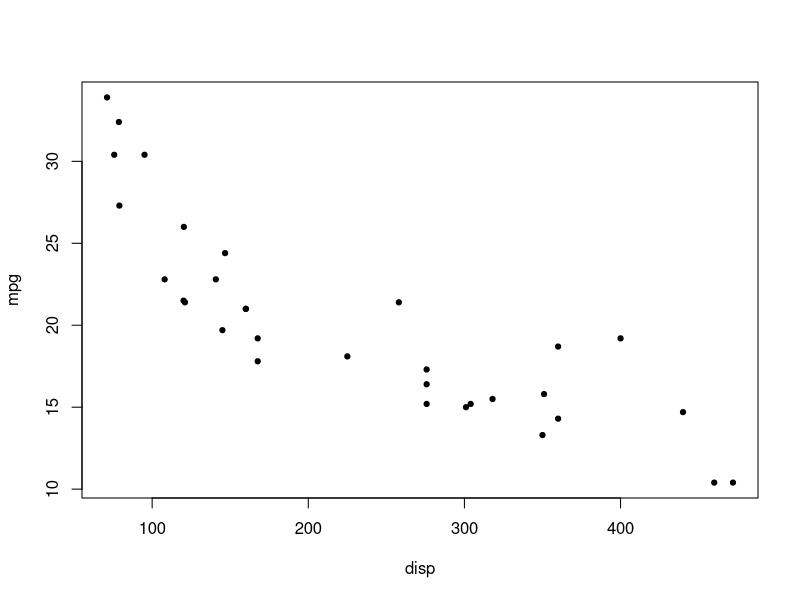
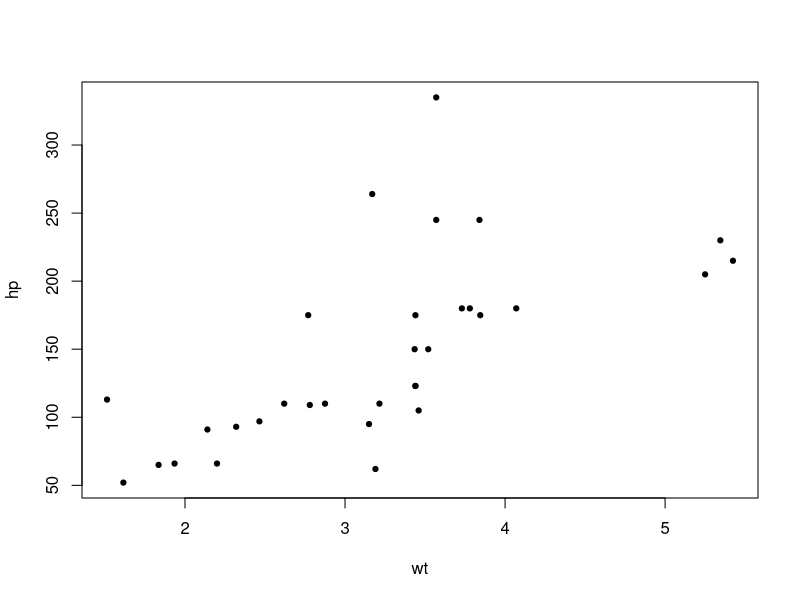
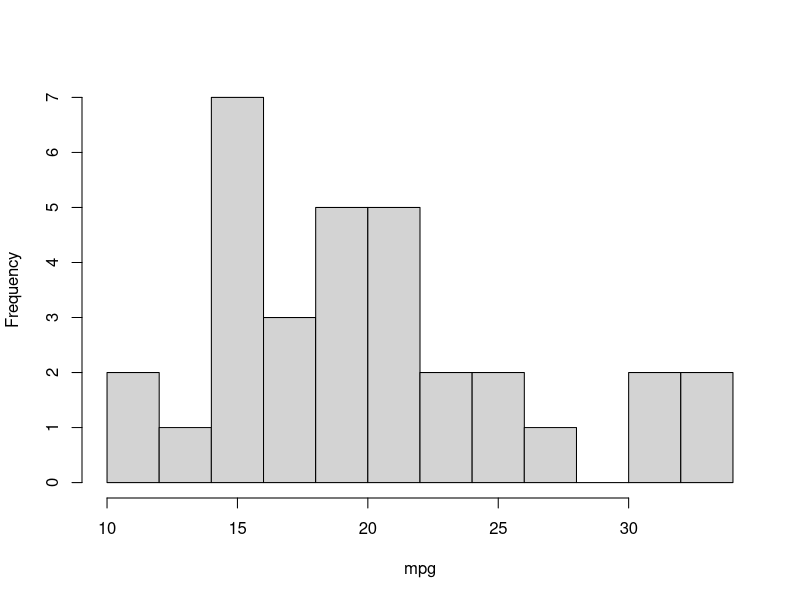
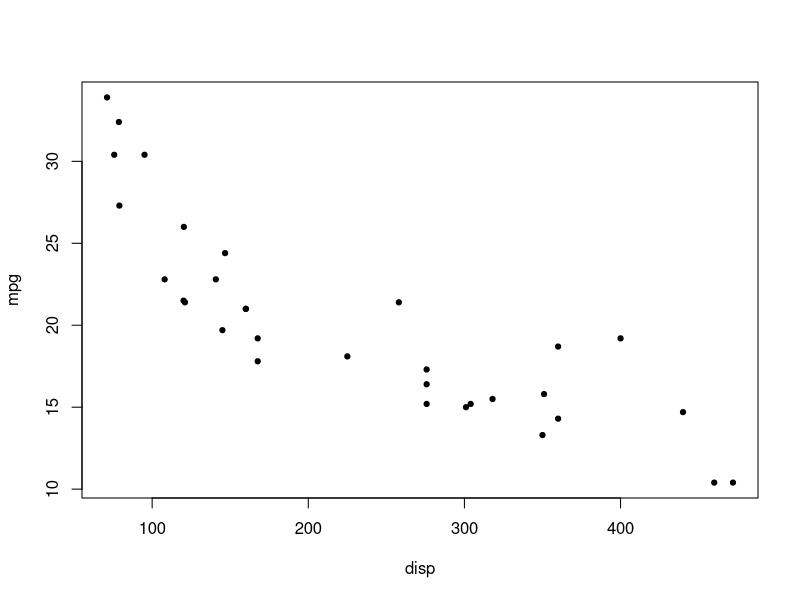
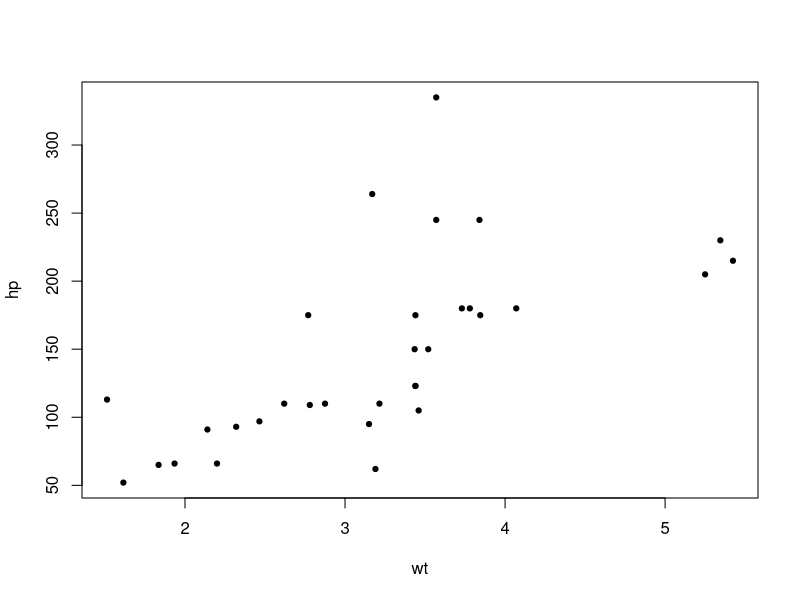
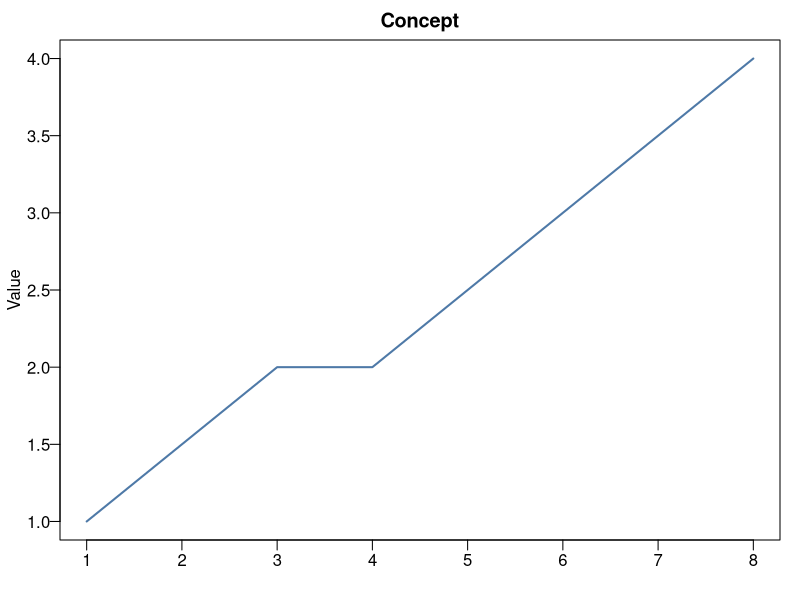
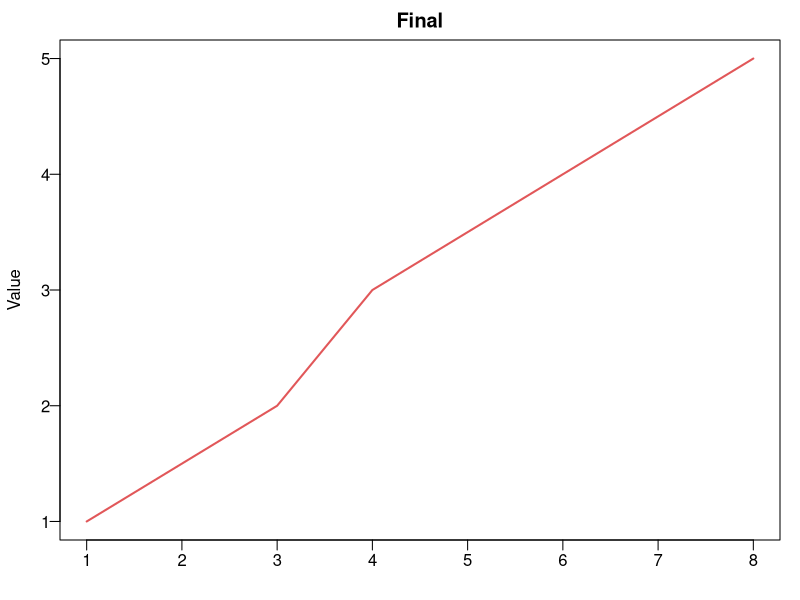

Reproduce these figures in R, in order.
## ---- chunk 1
#| label: setup
#| include: false
dir.create("img", showWarnings = FALSE)

png("img/concept.png", width = 240, height = 160)
par(mar = c(3, 3, 2, 1), mgp = c(1.8, 0.5, 0))
plot(c(1, 3, 4, 6, 8), c(1, 2, 2, 3, 4), type = "l", lwd = 2,
     col = "#4e79a7", main = "Concept", xlab = "", ylab = "Value", las = 1)
dev.off()

png("img/final.png", width = 240, height = 160)
par(mar = c(3, 3, 2, 1), mgp = c(1.8, 0.5, 0))
plot(c(1, 3, 4, 6, 8), c(1, 2, 3, 4, 5), type = "l", lwd = 2,
     col = "#e15759", main = "Final", xlab = "", ylab = "Value", las = 1)
dev.off()
## ---- chunk 2
#| fig-width: 2.5
#| fig-height: 3
plot(mpg ~ disp, data = mtcars, pch = 19, cex = 0.7)
## ---- chunk 3
#| fig-width: 2.5
#| fig-height: 3
plot(hp ~ wt, data = mtcars, pch = 19, cex = 0.7)
## ---- chunk 4
#| fig-width: 2.5
#| fig-height: 3
hist(mtcars$mpg, breaks = 10, main = "", xlab = "mpg")
## ---- chunk 5
#| fig-width: 5
#| fig-height: 2.5
plot(mpg ~ disp, data = mtcars, pch = 19, cex = 0.7)
## ---- chunk 6
#| fig-width: 5
#| fig-height: 2.5
plot(hp ~ wt, data = mtcars, pch = 19, cex = 0.7)
